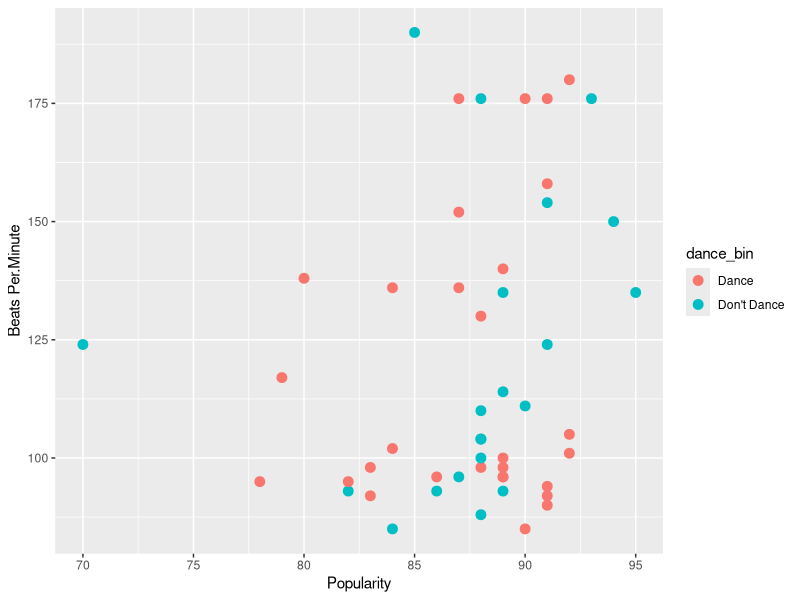
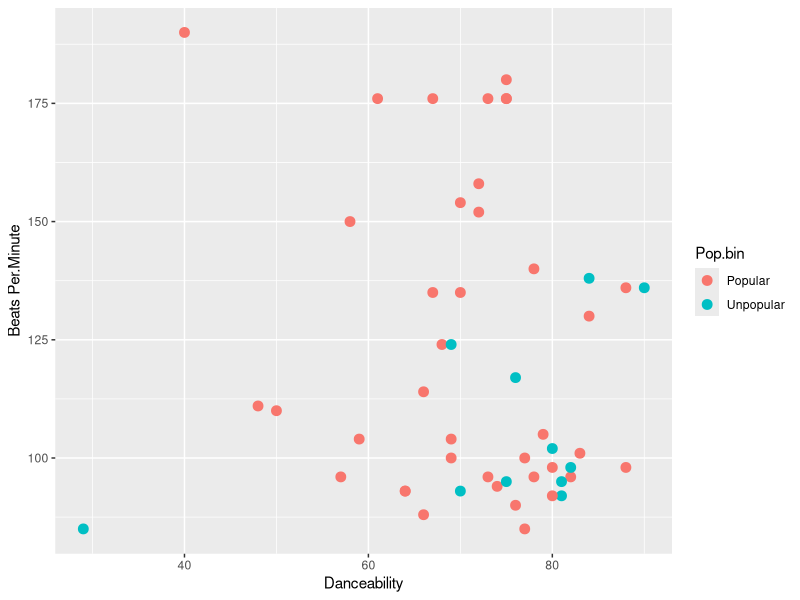

Source code (R) for these figures, in order:
## ---- chunk 1
#dance conditional into spotify_plot function

top50 <- read.csv("top50cleanspotify.csv", encoding = "Windows-1252")


library(ggplot2)

top50$dance_bin <- ifelse(top50$Danceability > 70, "Dance", "Don't Dance") 

spotify_plot <- function(xpos, ypos){
  ggplot(top50, aes_string(x = xpos, y = ypos, color = "dance_bin")) + geom_point(size = 3) + xlab(sub("[.]", " ", xpos)) + ylab(sub("[.]", " ", ypos))
}

spotify_plot("Popularity", "Beats.Per.Minute")
ifelse(top50$Beats.Per.Minute > 100, "Dance", "Don't dance")


## ---- chunk 2
# popularity condition in spotify_plot function

library(ggplot2)
top50 <- read.csv("top50cleanspotify.csv", encoding = "Windows-1252")
str(top50)

top50$Pop.bin <- ifelse(top50$Popularity >= 85, "Popular", "Unpopular")

spotify_plot <- function(xpos, ypos){
  ggplot(top50, aes_string(x = xpos, y = ypos, color = "Pop.bin")) + geom_point(size = 3) + xlab(sub("[.]", " ", xpos)) + ylab(sub("[.]", " ", ypos)) 
}

spotify_plot("Danceability", "Beats.Per.Minute")


